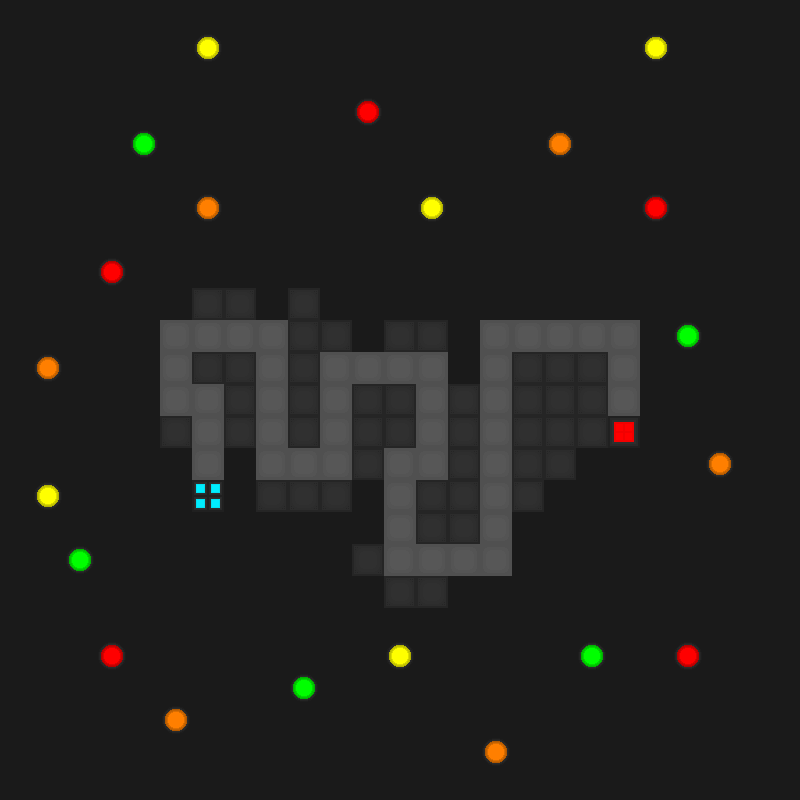

A level layout from a 2D game, rendered from its tile map. Below: a short description, then the map file with tile-grid data replaced by summaries:
An orthogonal 25x25 tile map with 32x32 px tiles, 5 tile layers (background, enemy_base, player_base, road, ...).

<map version="1.10" tiledversion="1.11.2" orientation="orthogonal" renderorder="right-down" width="25" height="25" tilewidth="32" tileheight="32" infinite="0" nextlayerid="6" nextobjectid="1">
 <tileset firstgid="1" source="tile_sheet.tsx" />
 <layer id="1" name="background" width="25" height="25">
  <data>[625 cells, 625 non-empty, 5 distinct tile ids]</data>
 </layer>
 <layer id="2" name="enemy_base" width="25" height="25">
  <data>[625 cells, 1 non-empty, 1 distinct tile ids]</data>
 </layer>
 <layer id="3" name="player_base" width="25" height="25">
  <data>[625 cells, 1 non-empty, 1 distinct tile ids]</data>
 </layer>
 <layer id="4" name="road" width="25" height="25">
  <data>[625 cells, 44 non-empty, 1 distinct tile ids]</data>
 </layer>
 <layer id="5" name="platforms" width="25" height="25">
  <data>[625 cells, 45 non-empty, 1 distinct tile ids]</data>
 </layer>
</map>
